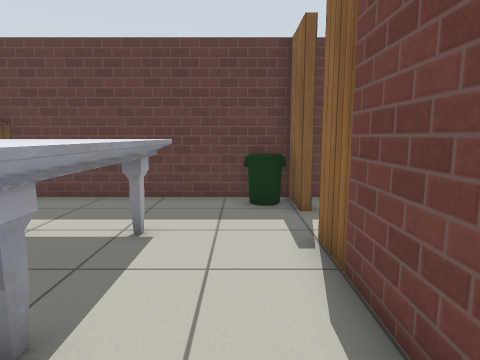
view 1 (above)

20 first-person views from a walk through a robot-simulator world made for Gazebo. The camera is 1 m above the floor, tilts 8° down and sees 75° across. The floor is counted in squares, 0.5 m on a side. Each view is taken from the middle of a square. On the plan, view 1 faces up. The plan holds only what a view shows up to about 18 squares ahead; the rest is blank. Gazebo's built-in surfaces are drawn with simple patterns.

view 2
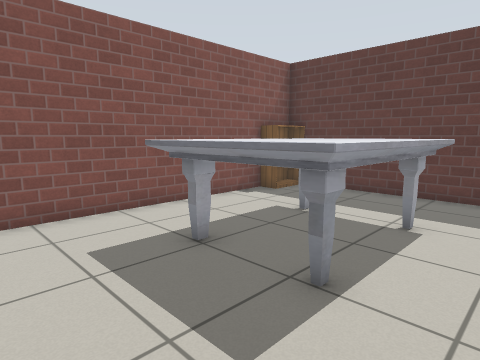

view 3
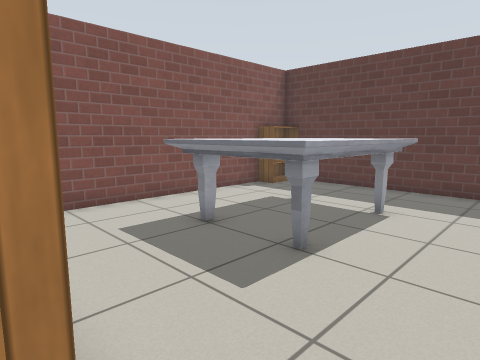

view 4
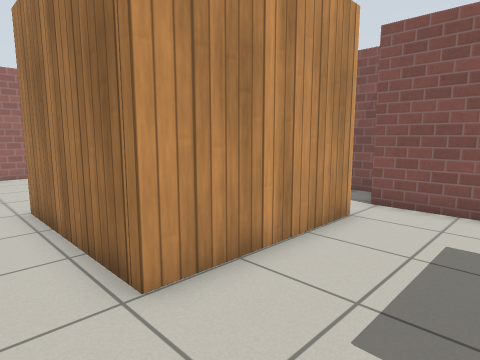

view 5
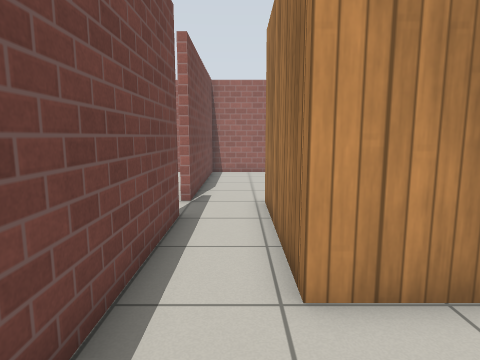

view 6
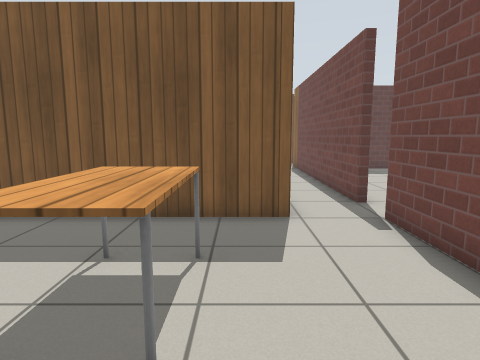

view 7
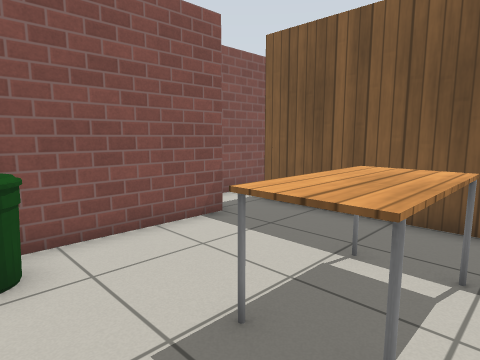

view 8
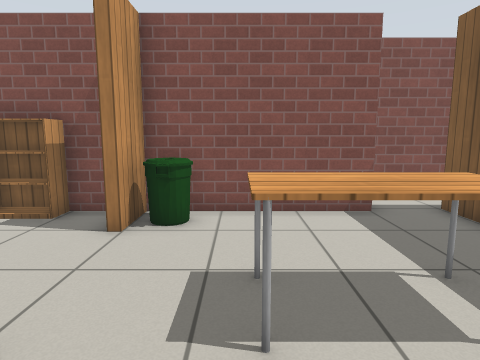

view 9
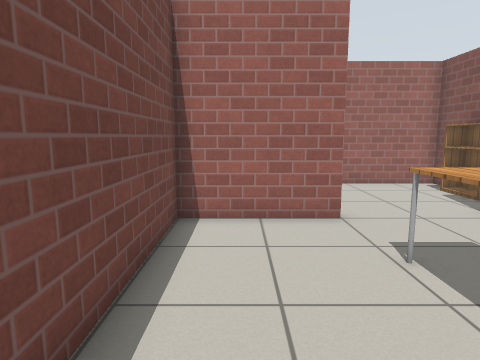

view 10
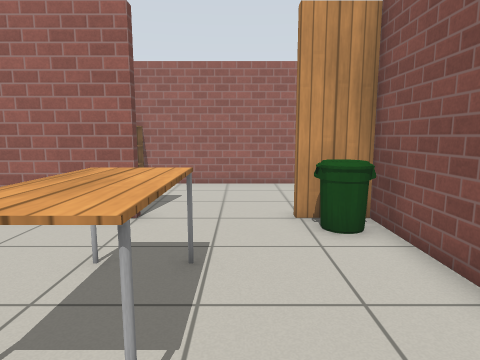

view 11
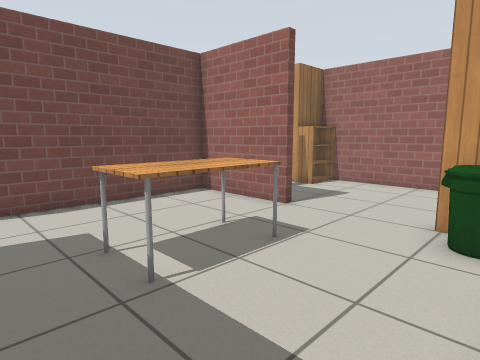

view 12
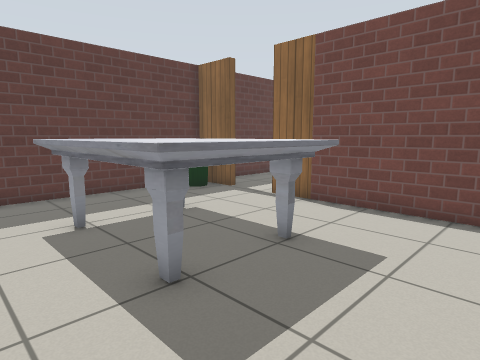

view 13
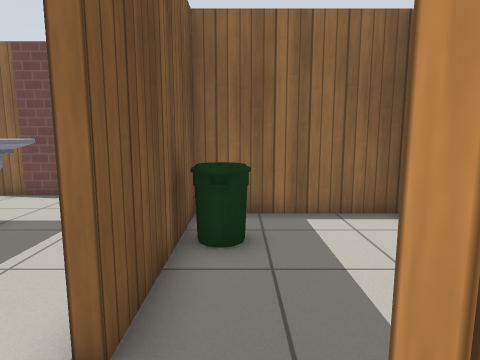

view 14
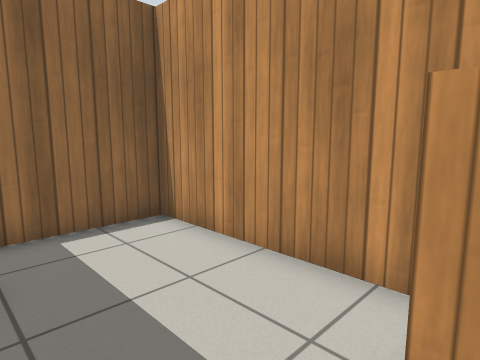

view 15
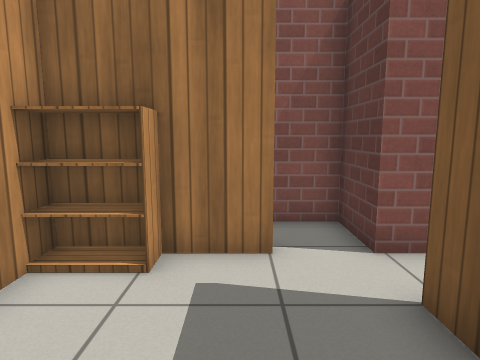

view 16
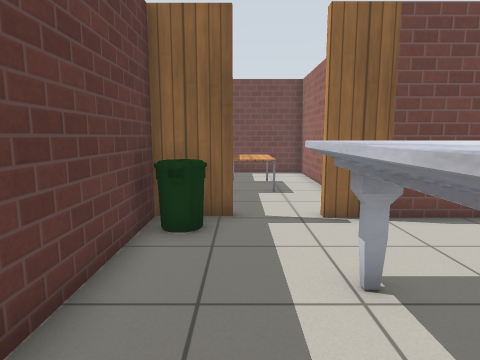

view 17
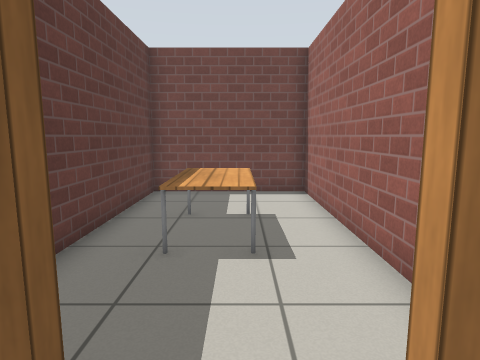

view 18
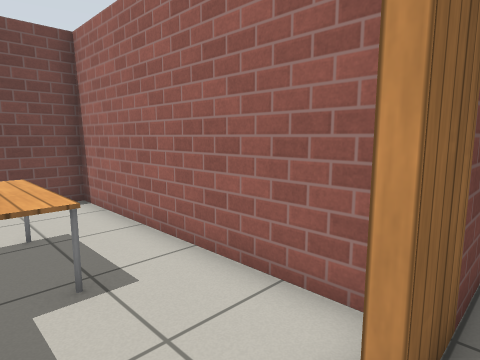

view 19
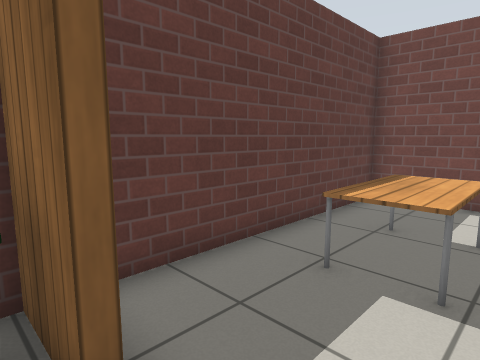

view 20
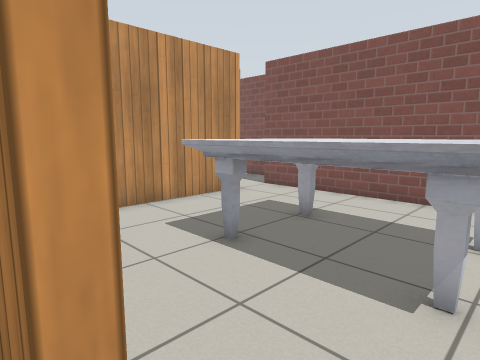

### Floor plan
Ten units are one square. View 1 is at (0, 0); x grows to the right and y downward. Boxes are objects, and circles mark ways between rooms. Rooms are numbered by the first view taken in them; rooms with no view inside come last. Other rooms are left out.
<svg viewBox="-107 -106 224 323">
<path fill="none" stroke="#000" d="M-65 15 -8 15M20 -82 15 -82 15 -101 -82 -101M-82 -86 -82 18M15 16 15 -60M15 58 15 16M-25 155 15 155 15 75M-82 94 -82 155 -64 155M-8 15 -8 74 -75 74M-75 74 -85 74M-102 64 -102 86M-82 56 -82 71M-82 18 -102 18 -102 64M-82 34 -82 56M-82 71 -11 71 -11 18 -65 18M22 -46 112 -46 112 -101 24 -101M18 -60 18 -50M-25 159 -25 155M-64 155 -64 159M-82 194 -82 212 -2 212 -2 192M-82 165 -82 175"/>
<rect x="-55" y="-75" width="40" height="60" fill="#bbb"><title>marble table</title></rect>
<rect x="-5" y="-95" width="20" height="10" fill="#bbb"><title>bin</title></rect>
<rect x="-75" y="135" width="10" height="20" fill="#bbb"><title>bin</title></rect>
<rect x="-45" y="95" width="20" height="40" fill="#bbb"><title>table</title></rect>
<rect x="-85" y="55" width="10" height="10" fill="#bbb"><title>bookshelf</title></rect>
<rect x="-35" y="25" width="10" height="10" fill="#bbb"><title>bin</title></rect>
<rect x="45" y="-85" width="40" height="20" fill="#bbb"><title>table</title></rect>
<rect x="-15" y="195" width="10" height="10" fill="#bbb"><title>bookshelf</title></rect>
<circle cx="5" cy="20" r="3" fill="#2a7"/>
<circle cx="20" cy="-70" r="3" fill="#2a7"/>
<circle cx="-80" cy="85" r="3" fill="#2a7"/>
<circle cx="-45" cy="160" r="3" fill="#2a7"/>
<circle cx="-90" cy="70" r="3" fill="#2a7"/>
<circle cx="-80" cy="45" r="3" fill="#2a7"/>
<text x="-30" y="-40">1</text>
<text x="-20" y="100">2</text>
<text x="-90" y="80">3</text>
<text x="-90" y="40">4</text>
<text x="-50" y="40">5</text>
<text x="60" y="-70">6</text>
<text x="-40" y="180">7</text>
</svg>
Room 1 opens to room 2. Room 1 opens to room 6. Room 2 opens to room 3. Room 2 opens to room 7. Room 3 opens to room 4. Room 4 opens to room 5.

Where each view was taken, in squares from view 1:
view 1: 0 up, 0 right, facing up
view 2: 1 down, 0 right, facing up-left
view 3: 2 down, 1 right, facing up-left
view 4: 2 up, 1 right, facing down-left
view 5: 2 up, 0 right, facing down
view 6: 15 down, 2 left, facing up
view 7: 15 down, 2 left, facing up-left
view 8: 13 down, 0 right, facing left
view 9: 8 down, 0 right, facing down
view 10: 8 down, 5 left, facing down
view 11: 8 down, 8 left, facing down-right
view 12: 1 down, 7 left, facing up-right
view 13: 3 down, 9 left, facing right
view 14: 3 down, 8 left, facing down-right
view 15: 4 down, 3 left, facing left
view 16: 8 up, 6 left, facing right
view 17: 7 up, 0 right, facing right
view 18: 8 up, 1 right, facing down-right
view 19: 6 up, 1 right, facing up-right
view 20: 7 up, 2 right, facing down-left
